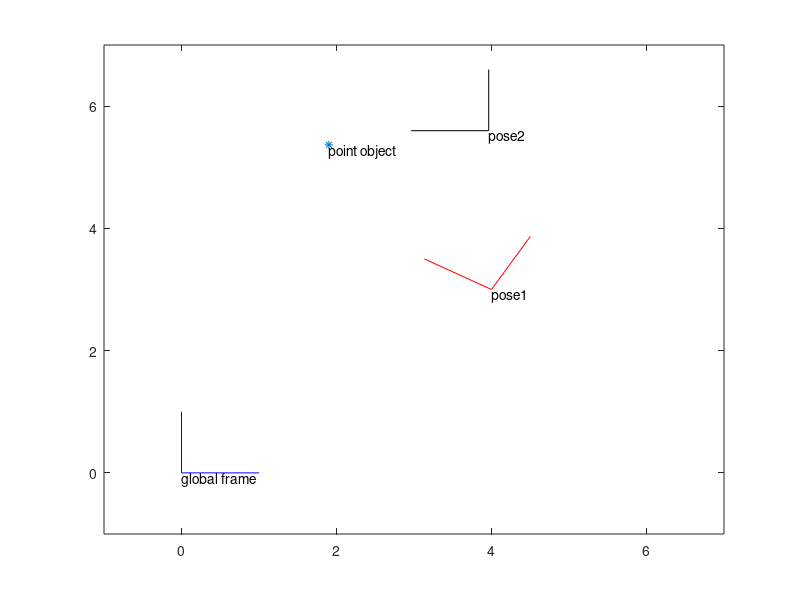

This chart was generated by the following MATLAB code:
% TODO: rigid_transform 처럼 명확한 notation으로 변경

clc; clear

% point object in homogeneous coordinates
pt_1 = [1 3 1]';

% pose1 in global frame
p1 = [4, 3, pi/3];
theta = p1(3);
R1 = [cos(theta), -sin(theta); sin(theta), cos(theta)];
t1 = [p1(1); p1(2)];
T1 = [R1 t1; 0 0 1];

% pose2 relative to pose1
p2_1 = [2, 1, pi/6];
theta = p2_1(3);
R2_1 = [cos(theta), -sin(theta); sin(theta), cos(theta)];
t2_1 = [p2_1(1); p2_1(2)];
T2_1 = [R2_1 t2_1; 0 0 1];

% pose2 in global frame
T2 = T2_1 * T1;

% x, y axes in homogeneous coordinates
baisic_axes = [0 0 1; 1 0 1; 0 1 1]';
frameg = baisic_axes;   % in global frame
frame1 = T1 * baisic_axes; % transform to frame1
frame2 = T2 * baisic_axes; % transform to frame2

% point object in global frame
pt_g = T1*pt_1;
pt_2 = T2\pt_g;

% plot global frame with blue line
plot(frameg(1, [1 2]), frameg(2, [1 2]), 'b-', frameg(1, [1 3]), frameg(2, [1 3]), 'b-')
text(frameg(1, 1), frameg(2, 1)-0.1, 'global frame')
hold on
% plot frame1 with red line
plot(frame1(1, [1 2]), frame1(2, [1 2]), 'r-', frame1(1, [1 3]), frame1(2, [1 3]), 'r-')
text(frame1(1, 1), frame1(2, 1)-0.1, 'pose1')
% plot frame2 with black line
plot(frame2(1, [1 2]), frame2(2, [1 2]), 'k-', frame2(1, [1 3]), frame2(2, [1 3]), 'k-')
text(frame2(1, 1), frame2(2, 1)-0.1, 'pose2')

% plot point object
plot(pt_g(1), pt_g(2), '*')
text(pt_g(1), pt_g(2)-0.1, 'point object')


axis([-1 7 -1 7])
hold off
